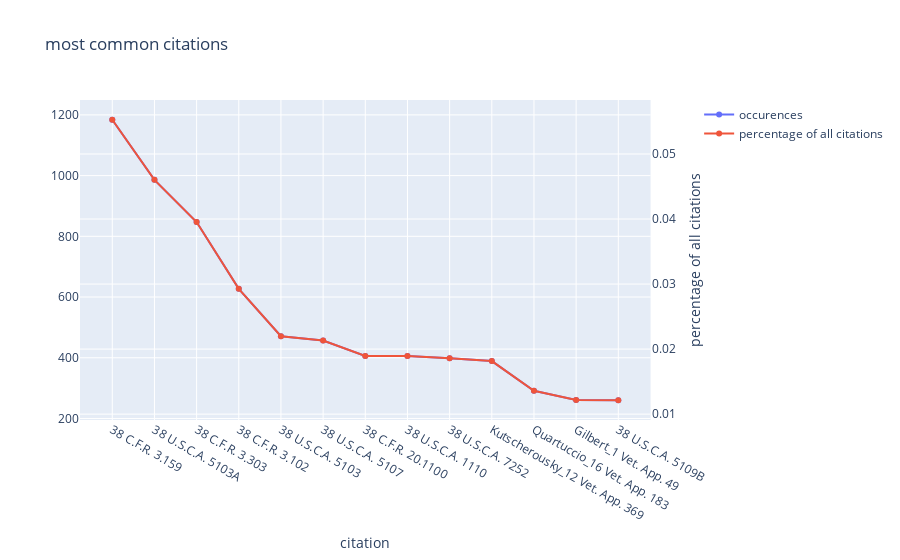

Source (notebook cell):
### Code cell
# select the 13 most common items
n = 13
most_common = counted.most_common(n)
# convert list of tuples to two lists
most_common_citations, most_common_counts = zip(*most_common)
# normalize most_common_counts by total number of citations
# make the x axis labels diagonal
plt.xticks(rotation=45)

plt.scatter(most_common_citations, most_common_counts)
# show second y axis
plt.ylabel("occurences")

# show second y axis for normalized values
plt.twinx()
most_common_counts_normalized = [(i/len(flattened)) for i in most_common_counts]
plt.scatter(most_common_citations, most_common_counts_normalized)
plt.ylabel("percentage of all citations")

plt.title(str(n) + ' most common citations')
plt.show()

from plotly.subplots import make_subplots

# Create figure with secondary y-axis
fig = make_subplots(specs=[[{"secondary_y": True}]])

# Add traces
fig.add_trace(
    go.Scatter(x=most_common_citations, y=most_common_counts, name="occurences"),
    secondary_y=False,
)

fig.add_trace(
    go.Scatter(x=most_common_citations, y=most_common_counts_normalized, name="percentage of all citations", ),
    secondary_y=True,
)

title = "most common citations"
fig.update_layout(title_text=title)
fig.update_xaxes(title_text="citation")

fig.update_yaxes(title_text="percentage of all citations", secondary_y=True)
figures.append(fig)
fig.show()

### Figure 1 — Plotly figure (JSON) as saved in the notebook; plotly's stock layout.template omitted (floating-point values rounded to 4 significant figures)
{"data": [{"name": "occurences", "type": "scatter", "x": ["38 C.F.R. 3.159", "38 U.S.C.A. 5103A", "38 C.F.R. 3.303", "38 C.F.R. 3.102", "38 U.S.C.A. 5103", "38 U.S.C.A. 5107", "38 C.F.R. 20.1100", "38 U.S.C.A. 1110", "38 U.S.C.A. 7252", "Kutscherousky_12 Vet. App. 369", "Quartuccio_16 Vet. App. 183", "Gilbert_1 Vet. App. 49", "38 U.S.C.A. 5109B"], "xaxis": "x", "y": [1184, 986, 847, 627, 471, 457, 406, 406, 398, 389, 291, 261, 260], "yaxis": "y"}, {"name": "percentage of all citations", "type": "scatter", "x": ["38 C.F.R. 3.159", "38 U.S.C.A. 5103A", "38 C.F.R. 3.303", "38 C.F.R. 3.102", "38 U.S.C.A. 5103", "38 U.S.C.A. 5107", "38 C.F.R. 20.1100", "38 U.S.C.A. 1110", "38 U.S.C.A. 7252", "Kutscherousky_12 Vet. App. 369", "Quartuccio_16 Vet. App. 183", "Gilbert_1 Vet. App. 49", "38 U.S.C.A. 5109B"], "xaxis": "x", "y": [0.05526, 0.04602, 0.03953, 0.02926, 0.02198, 0.02133, 0.01895, 0.01895, 0.01858, 0.01816, 0.01358, 0.01218, 0.01214], "yaxis": "y2"}], "layout": {"title": {"text": "most common citations"}, "xaxis": {"anchor": "y", "domain": [0, 0.94], "title": {"text": "citation"}}, "yaxis": {"anchor": "x", "domain": [0, 1]}, "yaxis2": {"anchor": "x", "overlaying": "y", "side": "right", "title": {"text": "percentage of all citations"}}}}
